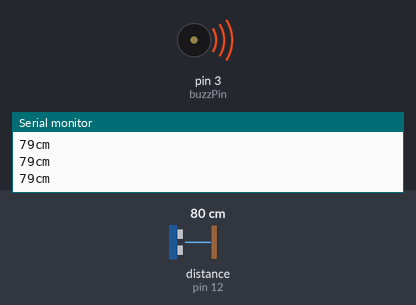
Bench run of a sketch on a simulated Arduino Uno, built with avr-gcc and run on an emulated ATmega328P. Shown: buzzer (waves = sounding), the last lines printed to the serial monitor. Wiring (inferred from the names in the program): ultrasonic range finder: trigger pin 11; echo pin 12. The test bench sets the inputs (shaded band); at power-on: distance to the obstacle (sensor on pin 12) 80 cm. The echo pulse lasts 58.3 µs per cm.

Above: at 1.2 s.
1.3 s: distance to the obstacle (sensor on pin 12) set to 24 cm
At 2.1 s:
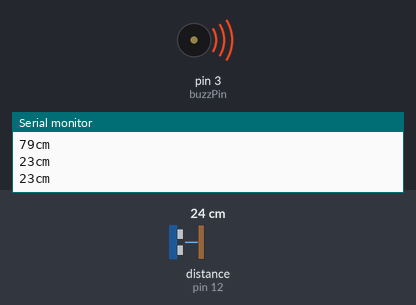
2.8 s: distance to the obstacle (sensor on pin 12) set to 20 cm
At 3.4 s:
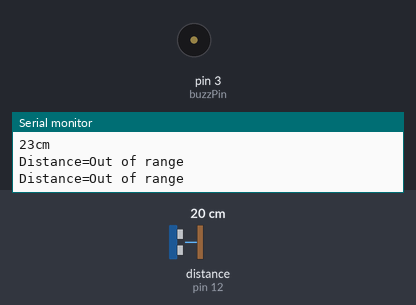
4.5 s: distance to the obstacle (sensor on pin 12) set to 35 cm
At 4.9 s:
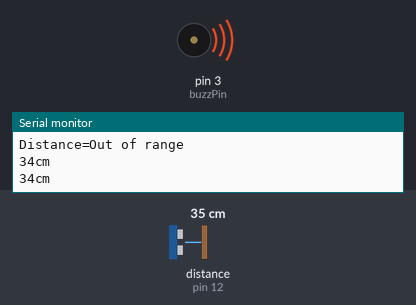
6.0 s: distance to the obstacle (sensor on pin 12) set to 2 cm
At 6.5 s:
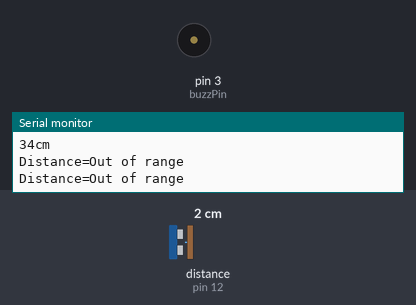
Timing chart, 0 to 8.5 s (numbered marks = the images above; inputs shaded):
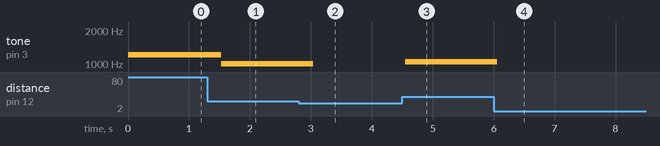

Measured:
- the behaviour switches between 22 and 21 cm on distance to the obstacle (sensor on pin 12) (found by bisection; images 1 and 2)
- after the input at 1.3 s, tone on pin 3 (buzzPin): 1210 Hz → 1010 Hz after 0.23 s
- after the input at 2.8 s, tone on pin 3 (buzzPin): 1010 Hz → silent after 0.24 s
- after the input at 4.5 s, tone on pin 3 (buzzPin): silent → 1050 Hz after 0.05 s
- after the input at 6.0 s, tone on pin 3 (buzzPin): 1050 Hz → silent after 0.06 s

The sketch:

ultrasonic-distance-sensor.ino
```cpp
//ne znam kakvo je pravilo pisanja u arduinu,
//sledeci put cu da se potrudim da sve bude na engleskom

int trigPin = 11;    // Trigger
int echoPin = 12; 	 // Echo
int vrednost, buzzPin = 3; 		 //buzzer
long duration, cm;


void setup()
{
  Serial.begin(9600);
  pinMode(trigPin, OUTPUT);
  pinMode(echoPin, INPUT);
  pinMode(buzzPin, OUTPUT);
}

void loop() {
  //salje se impuls od 10 mikrosekundi
  digitalWrite(trigPin, LOW);
  delayMicroseconds(5);
  digitalWrite(trigPin, HIGH);
  delayMicroseconds(10);
  digitalWrite(trigPin, LOW);

  pinMode(echoPin, INPUT);
  duration = pulseIn(echoPin, HIGH);

  //trajanje signala duration je podeljeno sa 2
  //jer signal putuje duplu distancu, od senzora do
  //objekta i natrag
  //pomnozeno je sa 343m/s, tj. 0.0343cm/us

  cm = (duration/2) * 0.03432;
  //ukoliko je u opsegu treba da zvoni buzzer i da
  //ispisuje distancu na monitoru
  if (cm<300 && cm>20)
  {
  Serial.print(cm);
  Serial.print("cm");
  Serial.println();
  //sad treba programirati zvucnik da pisti frekvencijom
  //koja je odredjena distancom
  vrednost = map(cm, 20, 300, 1000, 2000);
  tone(buzzPin, vrednost);
  }
  else
  {
  Serial.print("Distance=Out of range");
  Serial.println();
  noTone(buzzPin);
  }

  delay(300);


}
```
